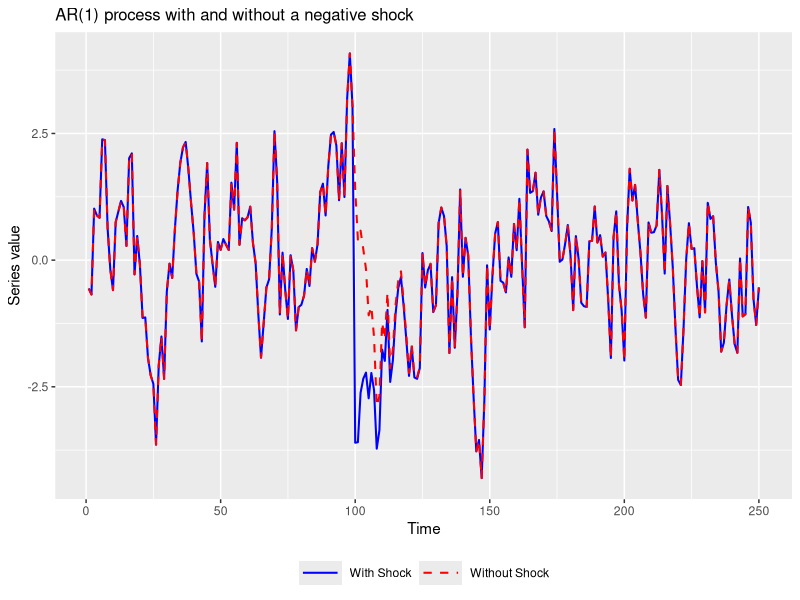
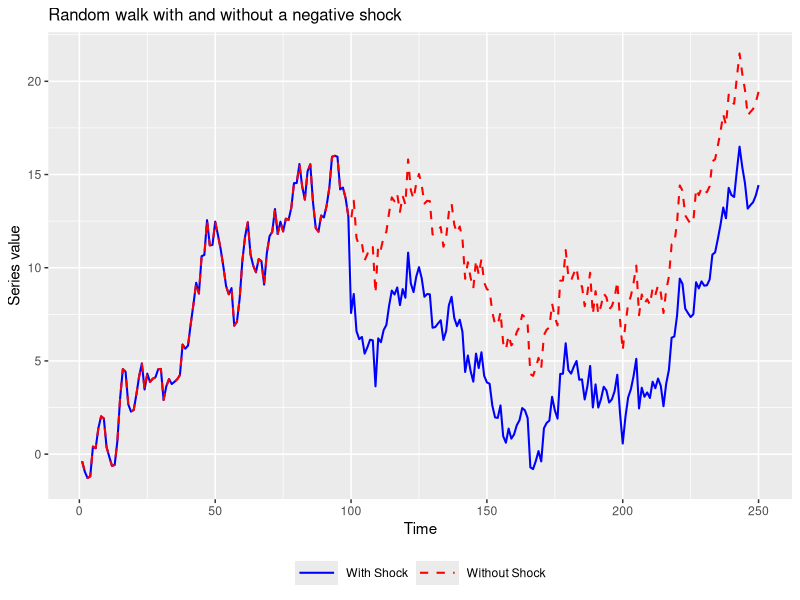

Recreate these plots in R, in order.
## =====================================================
## 1. Prepare environment & set working directory
## =====================================================

# Load packages
library(ggplot2)

# Set working directory (optional for RStudio users)
if (requireNamespace("rstudioapi", quietly = TRUE) && rstudioapi::isAvailable()) {
  setwd(dirname(rstudioapi::getActiveDocumentContext()$path))
}

## =====================================================
## 2. Simulate AR(1) process with and without a shock
## =====================================================

set.seed(123)

n      <- 250               # number of observations
phi    <- 0.8               # AR(1) coefficient
shock_t <- 100              # time of the negative shock
shock_size <- -5            # size of the shock

# Innovations (same for both series)
eps_ar <- rnorm(n)

# AR(1) without shock
Y_ar_noshock <- numeric(n)
Y_ar_noshock[1] <- eps_ar[1]
for (t in 2:n) {
  Y_ar_noshock[t] <- phi * Y_ar_noshock[t - 1] + eps_ar[t]
}

# AR(1) with a negative shock at time shock_t
Y_ar_shock <- numeric(n)
Y_ar_shock[1] <- eps_ar[1]
for (t in 2:n) {
  e_t <- eps_ar[t]
  if (t == shock_t) e_t <- e_t + shock_size
  Y_ar_shock[t] <- phi * Y_ar_shock[t - 1] + e_t
}

# Data frame for plotting
df_ar <- data.frame(
  Time  = rep(1:n, times = 2),
  Value = c(Y_ar_shock, Y_ar_noshock),
  Series = factor(rep(c("With Shock", "Without Shock"),
                      each = n))
)

## =====================================================
## 3. Plot AR(1) process with and without a negative shock
## =====================================================

p_ar <- ggplot(df_ar, aes(x = Time, y = Value, colour = Series, linetype = Series)) +
  geom_line(linewidth = 0.7) +
  scale_colour_manual(values = c("With Shock" = "blue",
                                 "Without Shock" = "red")) +
  scale_linetype_manual(values = c("With Shock" = "solid",
                                   "Without Shock" = "dashed")) +
  labs(title = "AR(1) process with and without a negative shock",
       x = "Time",
       y = "Series value") +
  guides(colour = guide_legend(nrow = 1),
         linetype = guide_legend(nrow = 1)) +
  theme(legend.position = "bottom",
        legend.direction = "horizontal",
        legend.key.width = grid::unit(1.1, "cm"),
        legend.title = element_blank(),
        plot.title = element_text(size = 12))

ggsave("ar1_comparison_plot.png", p_ar,
       width = 6, height = 4, dpi = 300)

## =====================================================
## 4. Simulate random walk with and without a shock
## =====================================================

# Innovations (same for both series)
eps_rw <- rnorm(n)

# Random walk without shock: X_t = X_{t-1} + eps_t
X_rw_noshock <- numeric(n)
X_rw_noshock[1] <- eps_rw[1]
for (t in 2:n) {
  X_rw_noshock[t] <- X_rw_noshock[t - 1] + eps_rw[t]
}

# Random walk with a negative shock at time shock_t
X_rw_shock <- numeric(n)
X_rw_shock[1] <- eps_rw[1]
for (t in 2:n) {
  e_t <- eps_rw[t]
  if (t == shock_t) e_t <- e_t + shock_size
  X_rw_shock[t] <- X_rw_shock[t - 1] + e_t
}

df_rw <- data.frame(
  Time  = rep(1:n, times = 2),
  Value = c(X_rw_shock, X_rw_noshock),
  Series = factor(rep(c("With Shock", "Without Shock"),
                      each = n))
)

## =====================================================
## 5. Plot random walk with and without a negative shock
## =====================================================

p_rw <- ggplot(df_rw, aes(x = Time, y = Value, colour = Series, linetype = Series)) +
  geom_line(linewidth = 0.7) +
  scale_colour_manual(values = c("With Shock" = "blue",
                                 "Without Shock" = "red")) +
  scale_linetype_manual(values = c("With Shock" = "solid",
                                   "Without Shock" = "dashed")) +
  labs(title = "Random walk with and without a negative shock",
       x = "Time",
       y = "Series value") +
  guides(colour = guide_legend(nrow = 1),
         linetype = guide_legend(nrow = 1)) +
  theme(legend.position = "bottom",
        legend.direction = "horizontal",
        legend.key.width = grid::unit(1.1, "cm"),
        legend.title = element_blank(),
        plot.title = element_text(size = 12))

ggsave("rw_comparison_plot.png", p_rw,
       width = 6, height = 4, dpi = 300)
